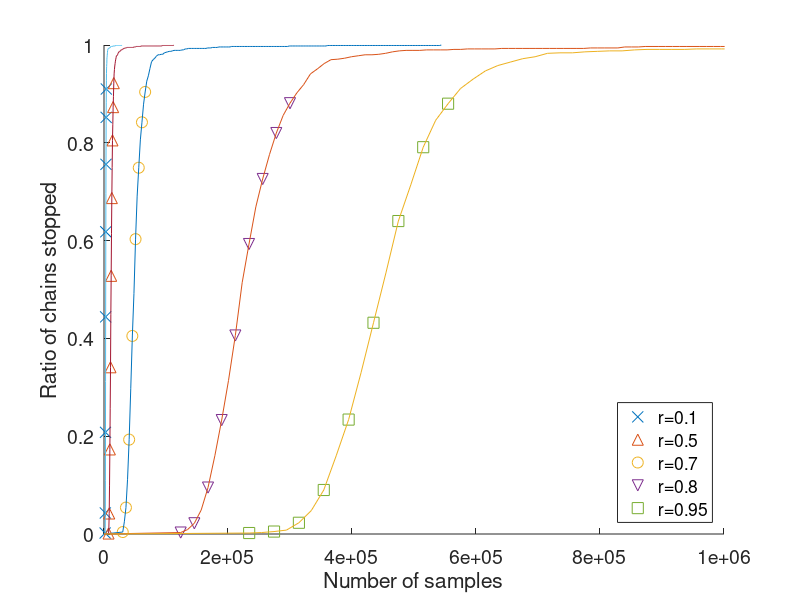

Source code (MATLAB):
clear variables;
reload = false;
if reload
	nRuns = 1000;
	N = 2e6;
	load('results/gammas_2e6_from2e5.mat');

	rs = [0.1, 0.5, 0.7, 0.8, 0.95];
	epsilon = 0.01;

	T = N*ones(length(rs),nRuns);
	for k=1:nRuns
		gamma = gammas(k);
		fname = sprintf('results/odemcmc-jakstat-1-2000000-50000-1-%d.mat',k);
		fprintf('Reading %s\n',fname);
		load(fname);
		sfx = cumsum(f);
		N = length(f);
		for i=1:length(rs)
			r = rs(i);
			g = sqrt((1:N)/gamma * log(1/epsilon) + 1 + 2*log(1:N))';
			L = (1:N)'*r - g;
			U = (1:N)'*r + g;
			tj = find(sfx<L | sfx>U,1,'first');
			if ~isempty(tj)
				T(i,k) = tj;
			else
				T(i,k) = nan;
			end
		end
	end
else
	load('results/fig_seqnoinddist_dat.mat');
end


%% Plotting
fh = figure; hold on;
colors = {'x','^','o','v','s'};

markersize = 8;
for i=1:length(rs)
	[f,x]=hist(T(i,:),200);
	f = f./nRuns;
	cmf = cumsum(f);
	xend = find(cmf>0.9,1,'first');
	xtick = x(1:round(xend/10):xend);
	ytick = cmf(1:round(xend/10):xend);
	plot(xtick,ytick,colors{i},'markers',markersize);
	legends{i} = ['r=' num2str(rs(i))];
end
for i=1:length(rs)
	[f,x]=hist(T(i,:),200);
	f = f./nRuns;
	cmf = cumsum(f);
	plot([0 x],[0 cmf]);
end

legend(legends,'location','SouthEast');
xlim([0,1e6]);
ylim([0 1])
grid off;
xlabel('Number of samples','FontSize',12);
ylabel('Ratio of chains stopped','FontSize',12);
set(findall(gcf,'type','text'),'FontSize',16);
set(gca,'FontSize',14)
saveas(fh,'figs/figure_seqnoinddist','eps');
